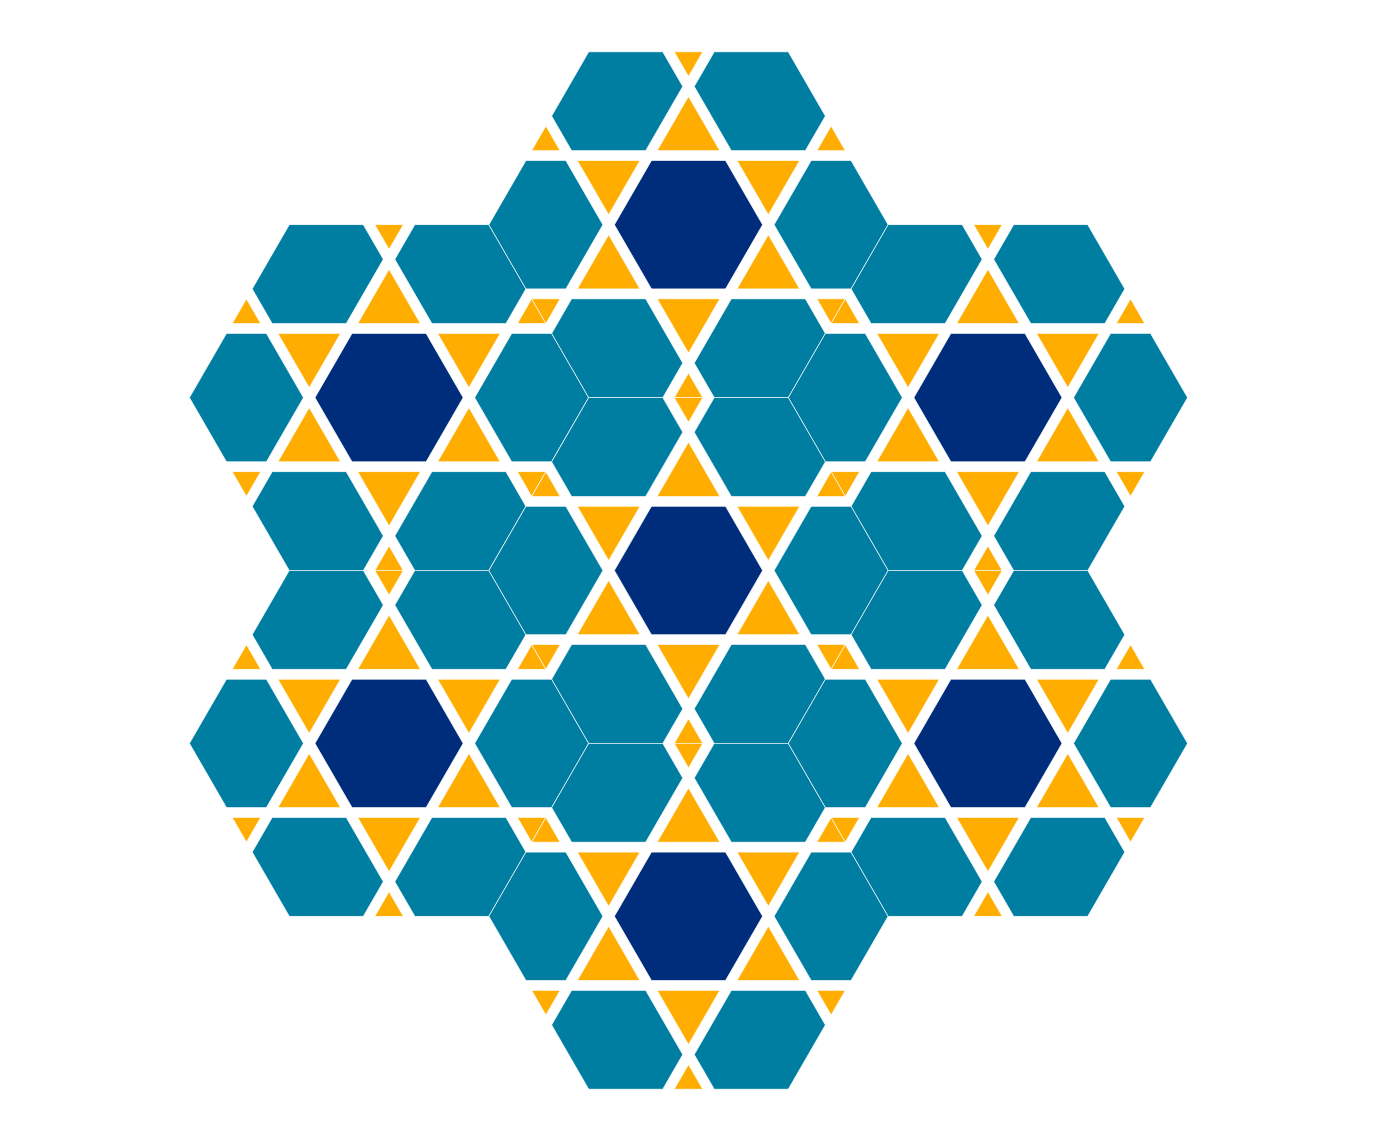

This figure's R source:
library(Kaashi)
library(ggplot2)

copy_path <- "../../Blog/content/gallery/2021-11-22-islamic-patterns-regular-tiling/images/"
folder_path <-  "Islamic_Pattern/Regular_Polygon/hex_60_0.2/"
pettern_name <- "hex_60_0.2"
save_name = paste0(folder_path,pettern_name)

png_path = paste0(save_name,".png")

hexagonal = regularPolygon(6) 
tile <- motif(theta = 60, n = 6, delta = 0.2, 
              box = hexagonal, dist = 0.05, polyLine = F)
tiles <- tiling(tile, n = 2, type = "hexagonal", box = hexagonal)

p <- tilePlotter(tiles, tileColor = c("#FFAD00","#FFAD00","#007EA1","#002D7B"),
            borderSize = 0.1)

ggsave(png_path, plot = p, dpi = 200, device = "png")
knitr::plot_crop(png_path)
file.copy(png_path, copy_path)

ggsave(paste0(save_name,".eps"), plot = p, device = "eps")
ggsave(paste0(save_name,".svg"), plot = p, device = "svg")

your_string <- paste0("![](",pettern_name,".svg",")")
file.create(paste0(folder_path,"/README.md"))
writeLines(your_string, paste0(folder_path,"/README.md"))
